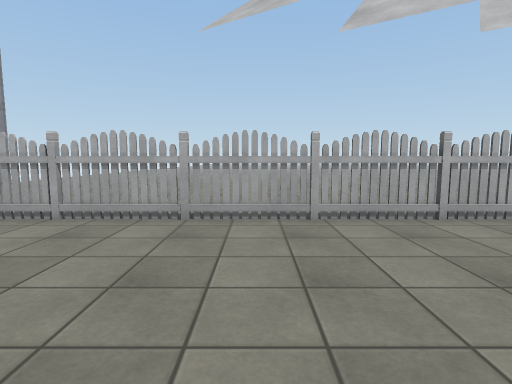
view 1 (above)

13 first-person views from a walk through a 3-D level made in the Unity game engine. The camera is 1.3 m above the floor, tilts 6° down and sees 80° across. The floor is counted in squares, 1 m on a side. Each view is taken from the middle of a square. On the plan, view 1 faces up. The plan holds only what a view shows up to about 14 squares ahead; the rest is blank. The place goes on beyond the plan. The player character is not drawn. Some surface patterns are stand-ins.

view 2
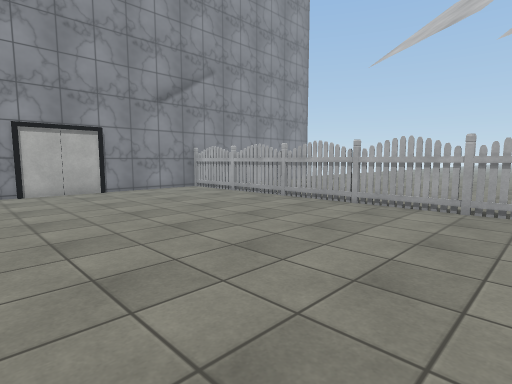

view 3
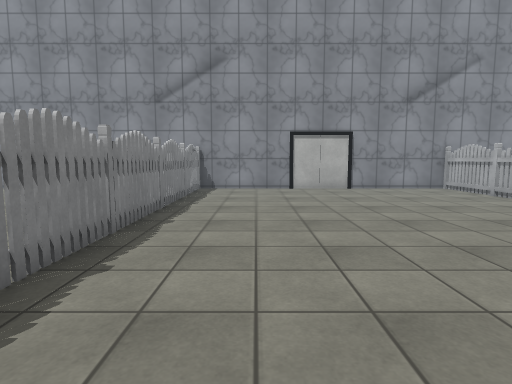

view 4
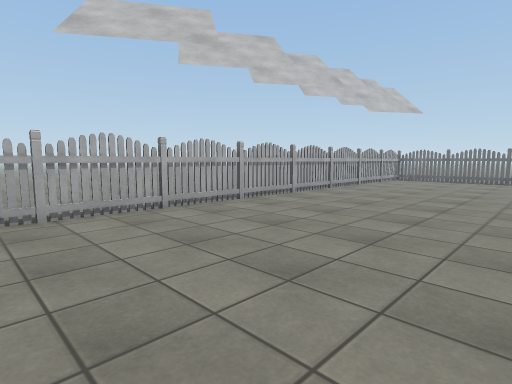

view 5
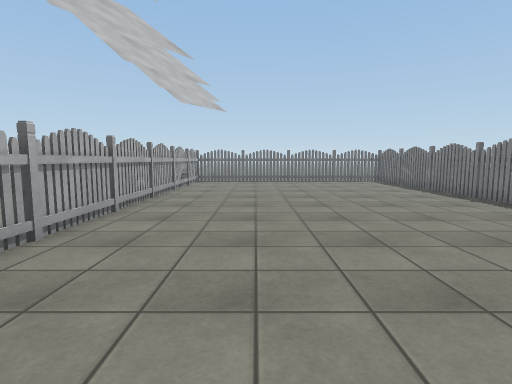

view 6
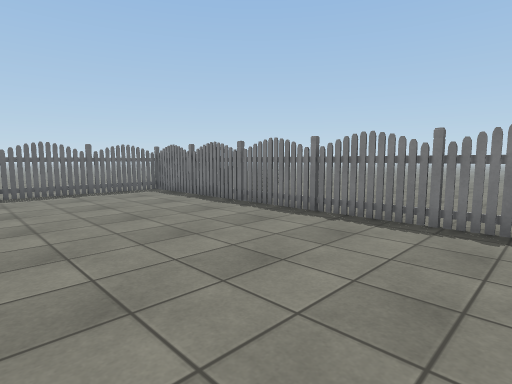

view 7
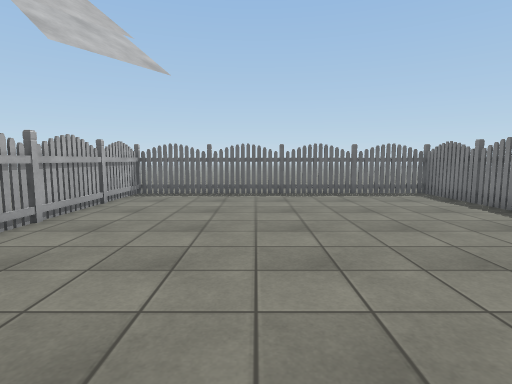

view 8
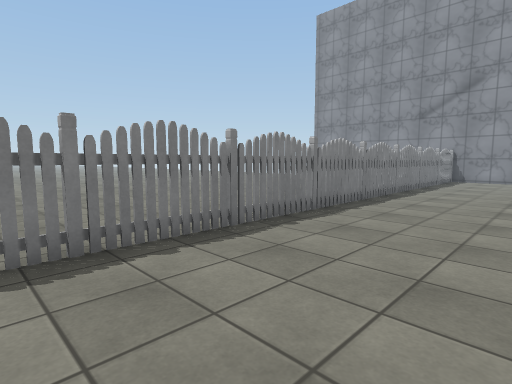

view 9
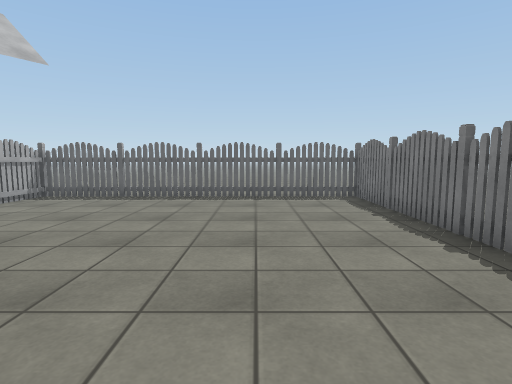

view 10
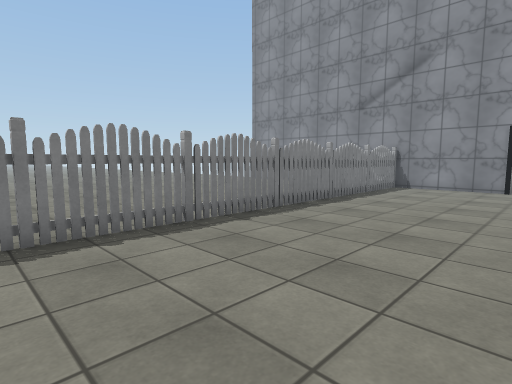

view 11
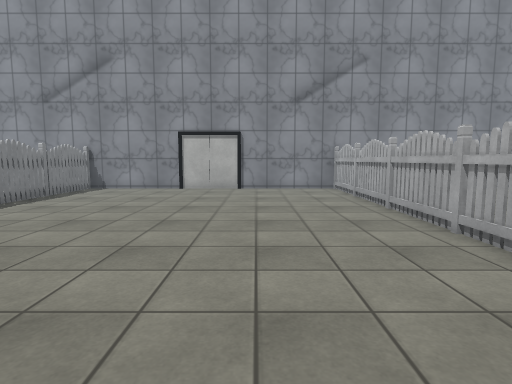

view 12
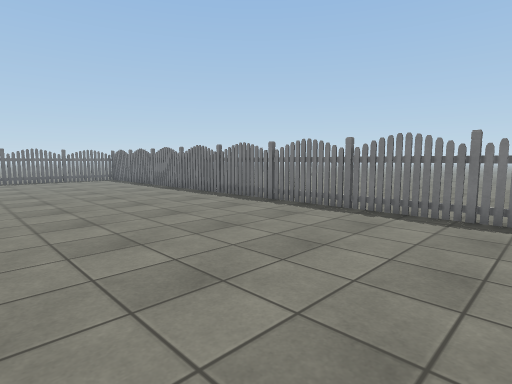

view 13
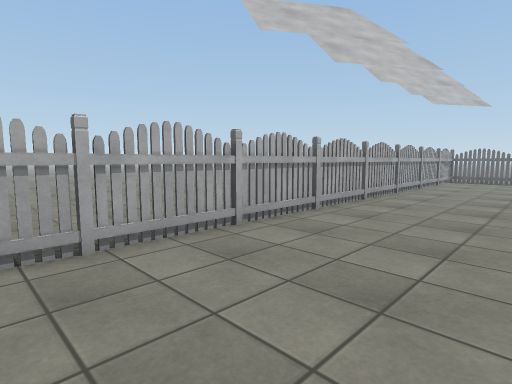

### Floor plan
Key: @ floor where view 1 was taken; # wall or solid block; . floor; O other object.
Columns run from 13 left of view 1 to 21 right of it. Each row starts with its distance up from view 1.
  7 ####O##OO##O#O#OO#O##O##O#OO#OO#OOO
  6 #.................................O
  5 #.................................O
  4 #.................................#
  3 #.................................O
  2 #.................................#
  1 #.................................#
  0 #............@....................#
 -1 #.................................O
 -2 #.................................#
 -3 #.................................O
 -4 #.................................O
 -5 ####O##OO#O#OO#OO#O##O##O##O#OO#OO#

Positions as (right, up) in squares from view 1, and headings:
1: (0, 0), facing up
2: (0, -2), facing up-left
3: (1, -2), facing left
4: (0, -1), facing up-right
5: (2, 3), facing right
6: (8, 2), facing down-right
7: (9, 2), facing right
8: (8, 0), facing down-left
9: (10, -1), facing right
10: (2, 1), facing down-left
11: (1, 3), facing left
12: (0, 3), facing down-right
13: (0, 2), facing up-right
